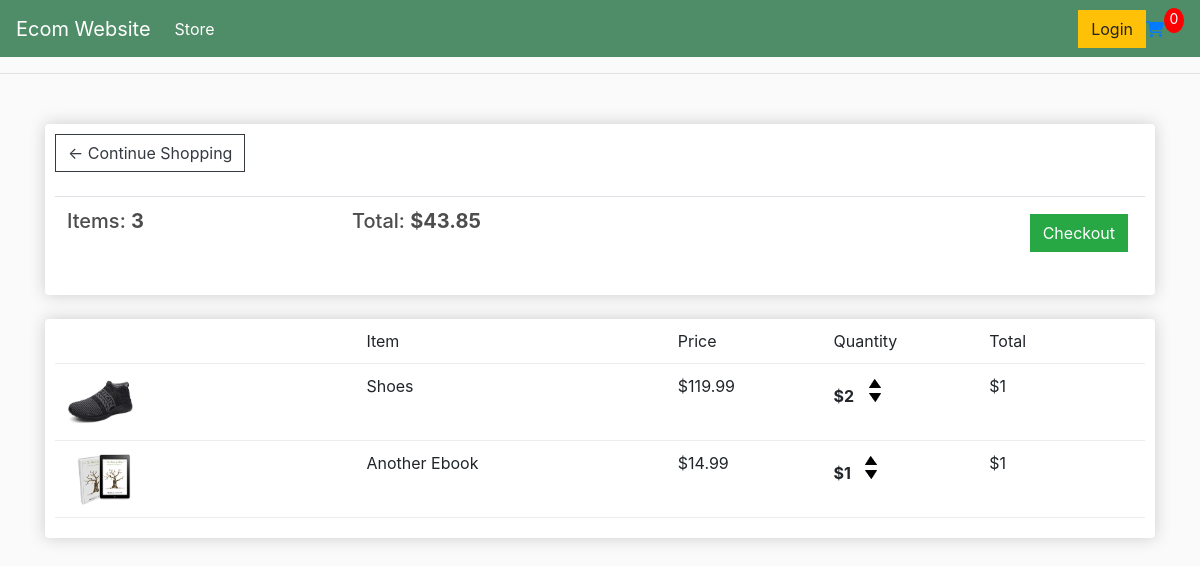
The app's page /cart (signed in) with its own data.
### store/models.py (models this page shows, shortened)
class OrderItem(models.Model):
    product: models.ForeignKey = models.ForeignKey(Product, on_delete=models.SET_NULL, null=True, unique=False)
    order: models.ForeignKey = models.ForeignKey(Order, on_delete=models.SET_NULL, null=True, unique=False)
    quantity: models.IntegerField = models.IntegerField(default=1, null=True, blank=True)
    date_added: models.DateTimeField = models.DateTimeField(auto_now_add=True, null=True)

class Product(models.Model):
    name: models.CharField = models.CharField(max_length=200, blank=False)
    price: models.DecimalField = models.DecimalField(max_digits=9, decimal_places=2, blank=False, null=True)
    digital: models.BooleanField = models.BooleanField(default=False, null=True, blank=True)
    image = models.ImageField(null=True, blank=True)
    @property
    def imageURL(self):
        try:
            url = self.image.url
        except:
            url = ''
        return url

### store/views.py (the view)
# urls.py: path('cart', views.cart, name="cart"),
def cart(request):
    ordered_items = []
    if request.user.is_authenticated:
        customer = request.user.customer
        order, created = Order.objects.get_or_create(customer=customer, complete=False)
        ordered_items = order.orderitem_set.all()
    context = {"ordered_items": ordered_items}
    return render(request, "store/cart.html", context)

### store/templates/store/cart.html
{% extends "store/main.html" %}
{% load static %}
{% block content %}
<div class="row">
    <div class="col-lg-12">
        <div class="box-element">
            <a class="btn btn-outline-dark" href="{% url 'store' %}">&#x2190; Continue Shopping</a>
            <br>
            <br>
            <table class="table">
                <tr>
                    <th><h5>Items: <strong>3</strong></h5></th>
                    <th><h5>Total: <strong>$43.85</strong></h5></th>
                    <th>
                        <a style="float:right; margin: 5px;" class="btn btn-success" href="{% url 'checkout' %}">Checkout</a>
                    </th>
                </tr>
            </table>
        </div>
        <br>
        <div class="box-element">
            <div class="cart-row">
                <div style="flex: 2;"></div>
                <div style="flex: 2;">Item</div>
                <div style="flex: 1;">Price</div>
                <div style="flex: 1;">Quantity</div>
                <div style="flex: 1;">Total</div>
            </div>
            {% for item in ordered_items %}
            <div class="cart-row">
                <div style="flex: 2;"><img class="row-image" src="{{item.product.imageURL}}"></div>
                <div style="flex: 2;">{{item.product.name}}</div>
                <div style="flex: 1;">${{item.product.price}}</div>
                <div style="flex: 1;">
                    <p class="quantity">${{item.quantity}}</p>
                    <div class="quantity">
                        <img class="chg-quantity" src="{% static  'images/arrow_up.png' %}">
                        <img class="chg-quantity" src="{% static  'images/arrow_down.png' %}">
                    </div>
                </div>
                <div style="flex: 1;">$1</div>
            </div>
            {% endfor %}
        </div>
    </div>
</div>
{% endblock content %}

### static/css/main.css (style rules this page uses)
body { background-color: hsl(0, 0%, 98%); }
h1,h2,h3,h4,h5,h6 { color:hsl(0, 0%, 30%); }
.box-element { box-shadow:hsl(0, 0%, 80%) 0 0 16px; background-color: #fff; border-radius: 4px; padding: 10px; }
.col-lg-4, .col-lg-6, .col-lg-8, .col-lg-12 { margin-top: 10px; }
.btn { border-radius: 0; }
.row-image { width: 100px; }
.cart-row { display: flex; align-items: flex-stretch; padding-bottom: 10px; margin-bottom: 10px; border-bottom: 1px solid #ececec; }
.quantity { display: inline-block; font-weight: 700; padding-right:10px; }
.chg-quantity { width: 12px; cursor: pointer; display: block; margin-top: 5px; transition:.1s; }

### records on screen
OrderItem: product.imageURL (picture), product.name "Shoes", product.price "119.99", quantity "2"
OrderItem: product.imageURL (picture), product.name "Another Ebook", product.price "14.99", quantity "1"
